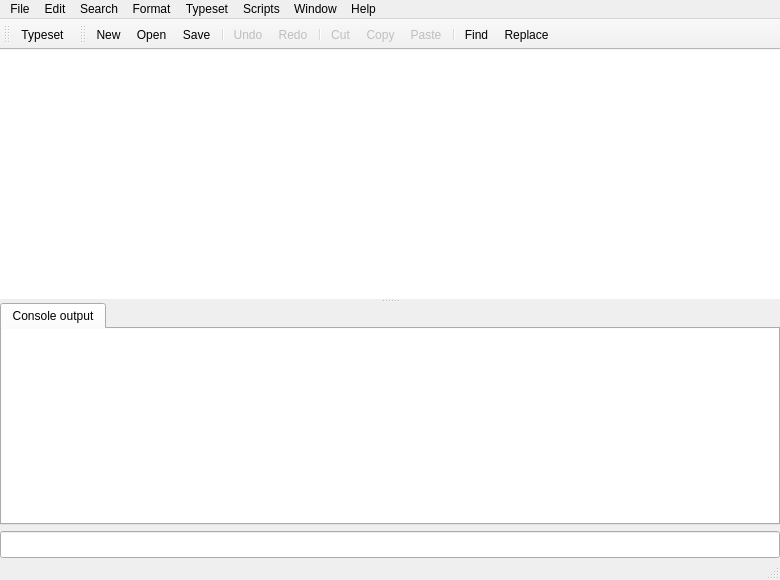
 <widget class="QMainWindow" name="TeXDocumentWindow">
  <property name="geometry">
   <rect>
    <x>0</x>
    <y>0</y>
    <width>780</width>
    <height>580</height>
   </rect>
  </property>
  <property name="acceptDrops">
   <bool>true</bool>
  </property>
  <property name="windowTitle">
   <string>untitled.tex[*]</string>
  </property>
  <property name="autoFillBackground">
   <bool>true</bool>
  </property>
  <widget class="QWidget" name="centralwidget">
   <property name="sizePolicy">
    <sizepolicy hsizetype="Preferred" vsizetype="Preferred">
     <horstretch>0</horstretch>
     <verstretch>0</verstretch>
    </sizepolicy>
   </property>
   <property name="autoFillBackground">
    <bool>false</bool>
   </property>
   <layout class="QVBoxLayout">
    <property name="leftMargin">
     <number>0</number>
    </property>
    <property name="topMargin">
     <number>0</number>
    </property>
    <property name="rightMargin">
     <number>0</number>
    </property>
    <property name="bottomMargin">
     <number>0</number>
    </property>
    <item>
     <widget class="QSplitter" name="splitter">
      <property name="orientation">
       <enum>Qt::Vertical</enum>
      </property>
      <widget class="CompletingEdit" name="textEdit">
       <property name="sizePolicy">
        <sizepolicy hsizetype="Expanding" vsizetype="Expanding">
         <horstretch>0</horstretch>
         <verstretch>4</verstretch>
        </sizepolicy>
       </property>
       <property name="cursor" stdset="0">
        <cursorShape>IBeamCursor</cursorShape>
       </property>
       <property name="frameShape">
        <enum>QFrame::NoFrame</enum>
       </property>
       <property name="frameShadow">
        <enum>QFrame::Plain</enum>
       </property>
       <property name="tabStopWidth">
        <number>36</number>
       </property>
      </widget>
      <widget class="ClosableTabWidget" name="consoleTabs">
       <property name="usesScrollButtons">
        <bool>true</bool>
       </property>
       <widget class="QWidget" name="tab">
        <attribute name="title">
         <string>Console output</string>
        </attribute>
        <layout class="QVBoxLayout" name="verticalLayout">
         <property name="leftMargin">
          <number>0</number>
         </property>
         <property name="topMargin">
          <number>0</number>
         </property>
         <property name="rightMargin">
          <number>0</number>
         </property>
         <property name="bottomMargin">
          <number>0</number>
         </property>
         <item>
          <widget class="QTextEdit" name="textEdit_console">
           <property name="sizePolicy">
            <sizepolicy hsizetype="Expanding" vsizetype="Expanding">
             <horstretch>0</horstretch>
             <verstretch>1</verstretch>
            </sizepolicy>
           </property>
           <property name="cursor" stdset="0">
            <cursorShape>IBeamCursor</cursorShape>
           </property>
           <property name="frameShape">
            <enum>QFrame::NoFrame</enum>
           </property>
           <property name="frameShadow">
            <enum>QFrame::Plain</enum>
           </property>
           <property name="midLineWidth">
            <number>0</number>
           </property>
           <property name="undoRedoEnabled">
            <bool>false</bool>
           </property>
           <property name="readOnly">
            <bool>true</bool>
           </property>
           <property name="tabStopWidth">
            <number>36</number>
           </property>
           <property name="acceptRichText">
            <bool>false</bool>
           </property>
           <property name="textInteractionFlags">
            <set>Qt::LinksAccessibleByKeyboard|Qt::LinksAccessibleByMouse|Qt::TextBrowserInteraction|Qt::TextSelectableByKeyboard|Qt::TextSelectableByMouse</set>
           </property>
          </widget>
         </item>
        </layout>
       </widget>
      </widget>
     </widget>
    </item>
    <item>
     <widget class="QLineEdit" name="inputLine">
      <property name="palette">
       <palette>
        <active>
         <colorrole role="Text">
          <brush brushstyle="SolidPattern">
           <color alpha="255">
            <red>153</red>
            <green>0</green>
            <blue>0</blue>
           </color>
          </brush>
         </colorrole>
        </active>
        <inactive>
         <colorrole role="Text">
          <brush brushstyle="SolidPattern">
           <color alpha="255">
            <red>153</red>
            <green>0</green>
            <blue>0</blue>
           </color>
          </brush>
         </colorrole>
        </inactive>
        <disabled>
         <colorrole role="Text">
          <brush brushstyle="SolidPattern">
           <color alpha="255">
            <red>127</red>
            <green>127</green>
            <blue>127</blue>
           </color>
          </brush>
         </colorrole>
        </disabled>
       </palette>
      </property>
      <property name="font">
       <font>
        <pointsize>12</pointsize>
       </font>
      </property>
     </widget>
    </item>
   </layout>
  </widget>
  <widget class="QMenuBar" name="menubar">
   <property name="geometry">
    <rect>
     <x>0</x>
     <y>0</y>
     <width>780</width>
     <height>22</height>
    </rect>
   </property>
   <widget class="QMenu" name="menuFile">
    <property name="title">
     <string>File</string>
    </property>
    <widget class="QMenu" name="menuOpen_Recent">
     <property name="title">
      <string>Open Recent</string>
     </property>
     <addaction name="actionClear_Recent_Files"/>
    </widget>
    <addaction name="actionNew"/>
    <addaction name="actionNew_from_Template"/>
    <addaction name="actionOpen"/>
    <addaction name="menuOpen_Recent"/>
    <addaction name="separator"/>
    <addaction name="actionClose"/>
    <addaction name="actionSave"/>
    <addaction name="actionSave_As"/>
    <addaction name="actionSave_All"/>
    <addaction name="actionRevert_to_Saved"/>
    <addaction name="separator"/>
    <addaction name="actionRemove_Aux_Files"/>
    <addaction name="separator"/>
    <addaction name="actionQuit_TeXworks"/>
   </widget>
   <widget class="QMenu" name="menuEdit">
    <property name="title">
     <string>Edit</string>
    </property>
    <widget class="QMenu" name="menuSpelling">
     <property name="title">
      <string>Spelling</string>
     </property>
     <addaction name="actionNone"/>
     <addaction name="separator"/>
    </widget>
    <widget class="QMenu" name="menuChange_Case">
     <property name="title">
      <string>Change Case</string>
     </property>
     <addaction name="actionTo_Uppercase"/>
     <addaction name="actionTo_Lowercase"/>
     <addaction name="actionToggle_Case"/>
    </widget>
    <addaction name="actionUndo"/>
    <addaction name="actionRedo"/>
    <addaction name="separator"/>
    <addaction name="actionCut"/>
    <addaction name="actionCopy"/>
    <addaction name="actionPaste"/>
    <addaction name="actionClear"/>
    <addaction name="actionInsert_Citations"/>
    <addaction name="separator"/>
    <addaction name="actionSelect_All"/>
    <addaction name="actionBalance_Delimiters"/>
    <addaction name="menuChange_Case"/>
    <addaction name="separator"/>
    <addaction name="menuSpelling"/>
    <addaction name="actionPreferences"/>
   </widget>
   <widget class="QMenu" name="menuRun">
    <property name="title">
     <string comment="menu title">Typeset</string>
    </property>
    <addaction name="actionTypeset"/>
    <addaction name="separator"/>
   </widget>
   <widget class="QMenu" name="menuWindow">
    <property name="title">
     <string>Window</string>
    </property>
    <widget class="QMenu" name="menuShow">
     <property name="title">
      <string>Show</string>
     </property>
    </widget>
    <addaction name="menuShow"/>
    <addaction name="separator"/>
    <addaction name="actionStack"/>
    <addaction name="actionTile"/>
    <addaction name="actionSide_by_Side"/>
    <addaction name="actionPlace_on_Left"/>
    <addaction name="actionPlace_on_Right"/>
    <addaction name="separator"/>
    <addaction name="actionGo_to_Preview"/>
    <addaction name="actionAuto_Follow_Focus"/>
    <addaction name="actionShow_Hide_Console"/>
   </widget>
   <widget class="QMenu" name="menuSearch">
    <property name="title">
     <string>Search</string>
    </property>
    <addaction name="actionFind"/>
    <addaction name="actionFind_Again"/>
    <addaction name="actionReplace"/>
    <addaction name="actionReplace_Again"/>
    <addaction name="separator"/>
    <addaction name="actionCopy_to_Find"/>
    <addaction name="actionCopy_to_Replace"/>
    <addaction name="actionFind_Selection"/>
    <addaction name="separator"/>
    <addaction name="actionGo_to_Line"/>
    <addaction name="actionShow_Selection"/>
   </widget>
   <widget class="QMenu" name="menuFormat">
    <property name="title">
     <string>Format</string>
    </property>
    <widget class="QMenu" name="menuAuto_indent_Mode">
     <property name="title">
      <string>Auto-indent Mode</string>
     </property>
     <addaction name="actionAutoIndent_None"/>
     <addaction name="separator"/>
    </widget>
    <widget class="QMenu" name="menuSyntax_Coloring">
     <property name="title">
      <string>Syntax Coloring</string>
     </property>
     <addaction name="actionSyntaxColoring_None"/>
     <addaction name="separator"/>
    </widget>
    <widget class="QMenu" name="menuSmart_Quotes_Mode">
     <property name="title">
      <string>Smart Quotes</string>
     </property>
     <addaction name="actionSmartQuotes_None"/>
     <addaction name="separator"/>
     <addaction name="actionApply_to_Selection"/>
    </widget>
    <addaction name="actionFont"/>
    <addaction name="separator"/>
    <addaction name="actionComment"/>
    <addaction name="actionUncomment"/>
    <addaction name="actionIndent"/>
    <addaction name="actionUnindent"/>
    <addaction name="separator"/>
    <addaction name="actionLine_Numbers"/>
    <addaction name="actionWrap_Lines"/>
    <addaction name="actionHard_Wrap"/>
    <addaction name="separator"/>
    <addaction name="menuSyntax_Coloring"/>
    <addaction name="menuAuto_indent_Mode"/>
    <addaction name="menuSmart_Quotes_Mode"/>
   </widget>
   <widget class="QMenu" name="menuHelp">
    <property name="title">
     <string>Help</string>
    </property>
    <addaction name="actionGoToHomePage"/>
    <addaction name="actionWriteToMailingList"/>
    <addaction name="actionSettings_and_Resources"/>
    <addaction name="separator"/>
    <addaction name="actionAbout_TW"/>
   </widget>
   <widget class="QMenu" name="menuScripts">
    <property name="title">
     <string>Scripts</string>
    </property>
    <widget class="QMenu" name="menuScripting_TeXworks">
     <property name="title">
      <string>Scripting TeXworks</string>
     </property>
     <addaction name="actionAbout_Scripts"/>
     <addaction name="actionManage_Scripts"/>
     <addaction name="actionUpdate_Scripts"/>
     <addaction name="actionShow_Scripts_Folder"/>
    </widget>
    <addaction name="menuScripting_TeXworks"/>
    <addaction name="separator"/>
   </widget>
   <addaction name="menuFile"/>
   <addaction name="menuEdit"/>
   <addaction name="menuSearch"/>
   <addaction name="menuFormat"/>
   <addaction name="menuRun"/>
   <addaction name="menuScripts"/>
   <addaction name="menuWindow"/>
   <addaction name="menuHelp"/>
  </widget>
  <widget class="QToolBar" name="toolBar_run">
   <property name="windowTitle">
    <string>Typeset Toolbar</string>
   </property>
   <property name="styleSheet">
    <string notr="true">QToolButton { padding:2px; }</string>
   </property>
   <property name="allowedAreas">
    <set>Qt::LeftToolBarArea|Qt::TopToolBarArea</set>
   </property>
   <property name="iconSize">
    <size>
     <width>24</width>
     <height>24</height>
    </size>
   </property>
   <attribute name="toolBarArea">
    <enum>TopToolBarArea</enum>
   </attribute>
   <attribute name="toolBarBreak">
    <bool>false</bool>
   </attribute>
   <addaction name="actionTypeset"/>
  </widget>
  <widget class="QToolBar" name="toolBar_edit">
   <property name="windowTitle">
    <string>Edit Toolbar</string>
   </property>
   <property name="styleSheet">
    <string notr="true">QToolButton { padding:2px; }</string>
   </property>
   <property name="allowedAreas">
    <set>Qt::LeftToolBarArea|Qt::TopToolBarArea</set>
   </property>
   <property name="iconSize">
    <size>
     <width>24</width>
     <height>24</height>
    </size>
   </property>
   <attribute name="toolBarArea">
    <enum>TopToolBarArea</enum>
   </attribute>
   <attribute name="toolBarBreak">
    <bool>false</bool>
   </attribute>
   <addaction name="actionNew"/>
   <addaction name="actionOpen"/>
   <addaction name="actionSave"/>
   <addaction name="separator"/>
   <addaction name="actionUndo"/>
   <addaction name="actionRedo"/>
   <addaction name="separator"/>
   <addaction name="actionCut"/>
   <addaction name="actionCopy"/>
   <addaction name="actionPaste"/>
   <addaction name="separator"/>
   <addaction name="actionFind"/>
   <addaction name="actionReplace"/>
  </widget>
  <widget class="QStatusBar" name="myStatusBar">
   <property name="font">
    <font>
     <pointsize>10</pointsize>
    </font>
   </property>
  </widget>
  <action name="actionNew">
   <property name="icon">
    <iconset resource="../res/resources.qrc">
     <normaloff>:/images/tango/document-new.png</normaloff>:/images/tango/document-new.png</iconset>
   </property>
   <property name="text">
    <string>New</string>
   </property>
   <property name="shortcut">
    <string>Ctrl+N</string>
   </property>
   <property name="menuRole">
    <enum>QAction::NoRole</enum>
   </property>
  </action>
  <action name="actionOpen">
   <property name="icon">
    <iconset resource="../res/resources.qrc">
     <normaloff>:/images/tango/document-open.png</normaloff>:/images/tango/document-open.png</iconset>
   </property>
   <property name="text">
    <string>Open...</string>
   </property>
   <property name="shortcut">
    <string>Ctrl+O</string>
   </property>
   <property name="menuRole">
    <enum>QAction::NoRole</enum>
   </property>
  </action>
  <action name="actionClose">
   <property name="text">
    <string>Close</string>
   </property>
   <property name="shortcut">
    <string>Ctrl+W</string>
   </property>
   <property name="menuRole">
    <enum>QAction::NoRole</enum>
   </property>
  </action>
  <action name="actionSave">
   <property name="icon">
    <iconset resource="../res/resources.qrc">
     <normaloff>:/images/tango/document-save.png</normaloff>:/images/tango/document-save.png</iconset>
   </property>
   <property name="text">
    <string>Save</string>
   </property>
   <property name="shortcut">
    <string>Ctrl+S</string>
   </property>
   <property name="menuRole">
    <enum>QAction::NoRole</enum>
   </property>
  </action>
  <action name="actionSave_As">
   <property name="text">
    <string>Save As...</string>
   </property>
   <property name="shortcut">
    <string>Ctrl+Shift+S</string>
   </property>
   <property name="menuRole">
    <enum>QAction::NoRole</enum>
   </property>
  </action>
  <action name="actionRevert_to_Saved">
   <property name="enabled">
    <bool>false</bool>
   </property>
   <property name="text">
    <string>Revert to Saved</string>
   </property>
   <property name="menuRole">
    <enum>QAction::NoRole</enum>
   </property>
  </action>
  <action name="actionUndo">
   <property name="enabled">
    <bool>false</bool>
   </property>
   <property name="icon">
    <iconset resource="../res/resources.qrc">
     <normaloff>:/images/tango/edit-undo.png</normaloff>:/images/tango/edit-undo.png</iconset>
   </property>
   <property name="text">
    <string>Undo</string>
   </property>
   <property name="shortcut">
    <string>Ctrl+Z</string>
   </property>
   <property name="menuRole">
    <enum>QAction::NoRole</enum>
   </property>
  </action>
  <action name="actionRedo">
   <property name="enabled">
    <bool>false</bool>
   </property>
   <property name="icon">
    <iconset resource="../res/resources.qrc">
     <normaloff>:/images/tango/edit-redo.png</normaloff>:/images/tango/edit-redo.png</iconset>
   </property>
   <property name="text">
    <string>Redo</string>
   </property>
   <property name="shortcut">
    <string>Ctrl+Shift+Z</string>
   </property>
   <property name="menuRole">
    <enum>QAction::NoRole</enum>
   </property>
  </action>
  <action name="actionCut">
   <property name="enabled">
    <bool>false</bool>
   </property>
   <property name="icon">
    <iconset resource="../res/resources.qrc">
     <normaloff>:/images/tango/edit-cut.png</normaloff>:/images/tango/edit-cut.png</iconset>
   </property>
   <property name="text">
    <string>Cut</string>
   </property>
   <property name="shortcut">
    <string>Ctrl+X</string>
   </property>
   <property name="menuRole">
    <enum>QAction::NoRole</enum>
   </property>
  </action>
  <action name="actionCopy">
   <property name="enabled">
    <bool>false</bool>
   </property>
   <property name="icon">
    <iconset resource="../res/resources.qrc">
     <normaloff>:/images/tango/edit-copy.png</normaloff>:/images/tango/edit-copy.png</iconset>
   </property>
   <property name="text">
    <string>Copy</string>
   </property>
   <property name="shortcut">
    <string>Ctrl+C</string>
   </property>
   <property name="menuRole">
    <enum>QAction::NoRole</enum>
   </property>
  </action>
  <action name="actionPaste">
   <property name="enabled">
    <bool>false</bool>
   </property>
   <property name="icon">
    <iconset resource="../res/resources.qrc">
     <normaloff>:/images/tango/edit-paste.png</normaloff>:/images/tango/edit-paste.png</iconset>
   </property>
   <property name="text">
    <string>Paste</string>
   </property>
   <property name="shortcut">
    <string>Ctrl+V</string>
   </property>
   <property name="menuRole">
    <enum>QAction::NoRole</enum>
   </property>
  </action>
  <action name="actionClear">
   <property name="enabled">
    <bool>false</bool>
   </property>
   <property name="text">
    <string>Clear</string>
   </property>
   <property name="menuRole">
    <enum>QAction::NoRole</enum>
   </property>
  </action>
  <action name="actionTypeset">
   <property name="icon">
    <iconset resource="../res/resources.qrc">
     <normaloff>:/images/images/runtool.png</normaloff>:/images/images/runtool.png</iconset>
   </property>
   <property name="text">
    <string>Typeset</string>
   </property>
   <property name="shortcut">
    <string comment="action">Ctrl+T</string>
   </property>
   <property name="menuRole">
    <enum>QAction::NoRole</enum>
   </property>
  </action>
  <action name="actionFind">
   <property name="icon">
    <iconset resource="../res/resources.qrc">
     <normaloff>:/images/tango/edit-find.png</normaloff>:/images/tango/edit-find.png</iconset>
   </property>
   <property name="text">
    <string>Find...</string>
   </property>
   <property name="shortcut">
    <string>Ctrl+F</string>
   </property>
   <property name="menuRole">
    <enum>QAction::NoRole</enum>
   </property>
  </action>
  <action name="actionFind_Again">
   <property name="text">
    <string>Find Again</string>
   </property>
   <property name="shortcut">
    <string>Ctrl+G</string>
   </property>
   <property name="menuRole">
    <enum>QAction::NoRole</enum>
   </property>
  </action>
  <action name="actionReplace">
   <property name="icon">
    <iconset resource="../res/resources.qrc">
     <normaloff>:/images/tango/edit-find-replace.png</normaloff>:/images/tango/edit-find-replace.png</iconset>
   </property>
   <property name="text">
    <string>Replace...</string>
   </property>
   <property name="shortcut">
    <string>Ctrl+R</string>
   </property>
   <property name="menuRole">
    <enum>QAction::NoRole</enum>
   </property>
  </action>
  <action name="actionCopy_to_Find">
   <property name="text">
    <string>Copy to Find</string>
   </property>
   <property name="shortcut">
    <string>Ctrl+E</string>
   </property>
   <property name="menuRole">
    <enum>QAction::NoRole</enum>
   </property>
  </action>
  <action name="actionCopy_to_Replace">
   <property name="text">
    <string>Copy to Replace</string>
   </property>
   <property name="shortcut">
    <string>Ctrl+Shift+E</string>
   </property>
   <property name="menuRole">
    <enum>QAction::NoRole</enum>
   </property>
  </action>
  <action name="actionGo_to_Line">
   <property name="text">
    <string>Go to Line...</string>
   </property>
   <property name="shortcut">
    <string>Ctrl+L</string>
   </property>
   <property name="menuRole">
    <enum>QAction::NoRole</enum>
   </property>
  </action>
  <action name="actionFind_Selection">
   <property name="text">
    <string>Find Selection</string>
   </property>
   <property name="shortcut">
    <string>Ctrl+H</string>
   </property>
   <property name="menuRole">
    <enum>QAction::NoRole</enum>
   </property>
  </action>
  <action name="actionSelect_All">
   <property name="text">
    <string>Select All</string>
   </property>
   <property name="shortcut">
    <string>Ctrl+A</string>
   </property>
   <property name="menuRole">
    <enum>QAction::NoRole</enum>
   </property>
  </action>
  <action name="actionFont">
   <property name="text">
    <string>Font...</string>
   </property>
   <property name="menuRole">
    <enum>QAction::NoRole</enum>
   </property>
  </action>
  <action name="actionIndent">
   <property name="icon">
    <iconset resource="../res/resources.qrc">
     <normaloff>:/images/tango/format-indent-more.png</normaloff>:/images/tango/format-indent-more.png</iconset>
   </property>
   <property name="text">
    <string>Indent</string>
   </property>
   <property name="shortcut">
    <string>Ctrl+]</string>
   </property>
   <property name="menuRole">
    <enum>QAction::NoRole</enum>
   </property>
  </action>
  <action name="actionUnindent">
   <property name="icon">
    <iconset resource="../res/resources.qrc">
     <normaloff>:/images/tango/format-indent-less.png</normaloff>:/images/tango/format-indent-less.png</iconset>
   </property>
   <property name="text">
    <string>Unindent</string>
   </property>
   <property name="shortcut">
    <string>Ctrl+[</string>
   </property>
   <property name="menuRole">
    <enum>QAction::NoRole</enum>
   </property>
  </action>
  <action name="actionComment">
   <property name="text">
    <string>Comment</string>
   </property>
   <property name="shortcut">
    <string>Ctrl+Shift+]</string>
   </property>
   <property name="menuRole">
    <enum>QAction::NoRole</enum>
   </property>
  </action>
  <action name="actionUncomment">
   <property name="text">
    <string>Uncomment</string>
   </property>
   <property name="shortcut">
    <string>Ctrl+Shift+[</string>
   </property>
   <property name="menuRole">
    <enum>QAction::NoRole</enum>
   </property>
  </action>
  <action name="actionWrap_Lines">
   <property name="checkable">
    <bool>true</bool>
   </property>
   <property name="checked">
    <bool>true</bool>
   </property>
   <property name="text">
    <string>Wrap Lines</string>
   </property>
   <property name="menuRole">
    <enum>QAction::NoRole</enum>
   </property>
  </action>
  <action name="actionNone">
   <property name="checkable">
    <bool>true</bool>
   </property>
   <property name="checked">
    <bool>true</bool>
   </property>
   <property name="text">
    <string>None</string>
   </property>
   <property name="menuRole">
    <enum>QAction::NoRole</enum>
   </property>
  </action>
  <action name="actionAbout_TW">
   <property name="text">
    <string>About TeXworks...</string>
   </property>
   <property name="menuRole">
    <enum>QAction::AboutRole</enum>
   </property>
  </action>
  <action name="actionStack">
   <property name="text">
    <string>Stack</string>
   </property>
   <property name="menuRole">
    <enum>QAction::NoRole</enum>
   </property>
  </action>
  <action name="actionTile">
   <property name="text">
    <string>Tile</string>
   </property>
   <property name="menuRole">
    <enum>QAction::NoRole</enum>
   </property>
  </action>
  <action name="actionPreferences">
   <property name="icon">
    <iconset resource="../res/resources.qrc">
     <normaloff>:/images/tango/preferences-system.png</normaloff>:/images/tango/preferences-system.png</iconset>
   </property>
   <property name="text">
    <string>Preferences...</string>
   </property>
   <property name="menuRole">
    <enum>QAction::PreferencesRole</enum>
   </property>
  </action>
  <action name="actionGo_to_Preview">
   <property name="enabled">
    <bool>false</bool>
   </property>
   <property name="text">
    <string>Go to Preview</string>
   </property>
   <property name="shortcut">
    <string>Ctrl+'</string>
   </property>
   <property name="menuRole">
    <enum>QAction::NoRole</enum>
   </property>
  </action>
  <action name="actionShow_Hide_Console">
   <property name="text">
    <string>Hide Console Output</string>
   </property>
   <property name="shortcut">
    <string>Ctrl+\</string>
   </property>
   <property name="menuRole">
    <enum>QAction::NoRole</enum>
   </property>
  </action>
  <action name="actionNew_from_Template">
   <property name="text">
    <string>New from Template...</string>
   </property>
   <property name="shortcut">
    <string>Ctrl+Shift+N</string>
   </property>
   <property name="menuRole">
    <enum>QAction::NoRole</enum>
   </property>
  </action>
  <action name="actionShow_Selection">
   <property name="text">
    <string>Show Selection</string>
   </property>
   <property name="shortcut">
    <string>Ctrl+=</string>
   </property>
   <property name="menuRole">
    <enum>QAction::NoRole</enum>
   </property>
  </action>
  <action name="actionTo_Uppercase">
   <property name="enabled">
    <bool>false</bool>
   </property>
   <property name="text">
    <string>ALL UPPERCASE</string>
   </property>
   <property name="menuRole">
    <enum>QAction::NoRole</enum>
   </property>
  </action>
  <action name="actionTo_Lowercase">
   <property name="enabled">
    <bool>false</bool>
   </property>
   <property name="text">
    <string>all lowercase</string>
   </property>
   <property name="menuRole">
    <enum>QAction::NoRole</enum>
   </property>
  </action>
  <action name="actionBalance_Delimiters">
   <property name="text">
    <string>Balance Delimiters</string>
   </property>
   <property name="shortcut">
    <string>Ctrl+B</string>
   </property>
   <property name="menuRole">
    <enum>QAction::NoRole</enum>
   </property>
  </action>
  <action name="actionGoToHomePage">
   <property name="text">
    <string>Go to TeXworks home page</string>
   </property>
  </action>
  <action name="actionWriteToMailingList">
   <property name="text">
    <string>Email to the mailing list</string>
   </property>
  </action>
  <action name="actionSide_by_Side">
   <property name="enabled">
    <bool>false</bool>
   </property>
   <property name="text">
    <string>Side by Side</string>
   </property>
  </action>
  <action name="actionPlace_on_Left">
   <property name="text">
    <string>Place on Left</string>
   </property>
  </action>
  <action name="actionPlace_on_Right">
   <property name="text">
    <string>Place on Right</string>
   </property>
  </action>
  <action name="actionAutoIndent_None">
   <property name="checkable">
    <bool>true</bool>
   </property>
   <property name="checked">
    <bool>true</bool>
   </property>
   <property name="text">
    <string>None</string>
   </property>
  </action>
  <action name="actionSyntaxColoring_None">
   <property name="checkable">
    <bool>true</bool>
   </property>
   <property name="checked">
    <bool>true</bool>
   </property>
   <property name="text">
    <string>None</string>
   </property>
  </action>
  <action name="actionReplace_Again">
   <property name="text">
    <string>Replace Again</string>
   </property>
   <property name="shortcut">
    <string>Ctrl+Shift+R</string>
   </property>
   <property name="menuRole">
    <enum>QAction::NoRole</enum>
   </property>
  </action>
  <action name="actionRemove_Aux_Files">
   <property name="text">
    <string>Remove Aux Files...</string>
   </property>
   <property name="menuRole">
    <enum>QAction::NoRole</enum>
   </property>
  </action>
  <action name="actionQuit_TeXworks">
   <property name="text">
    <string>Quit TeXworks</string>
   </property>
   <property name="shortcut">
    <string>Ctrl+Q</string>
   </property>
   <property name="menuRole">
    <enum>QAction::QuitRole</enum>
   </property>
  </action>
  <action name="actionSmartQuotes_None">
   <property name="checkable">
    <bool>true</bool>
   </property>
   <property name="checked">
    <bool>true</bool>
   </property>
   <property name="text">
    <string>None</string>
   </property>
   <property name="menuRole">
    <enum>QAction::NoRole</enum>
   </property>
  </action>
  <action name="actionToggle_Case">
   <property name="enabled">
    <bool>false</bool>
   </property>
   <property name="text">
    <string>Toggle Case</string>
   </property>
   <property name="menuRole">
    <enum>QAction::NoRole</enum>
   </property>
  </action>
  <action name="actionHard_Wrap">
   <property name="text">
    <string>Hard Wrap...</string>
   </property>
   <property name="menuRole">
    <enum>QAction::NoRole</enum>
   </property>
  </action>
  <action name="actionLine_Numbers">
   <property name="checkable">
    <bool>true</bool>
   </property>
   <property name="text">
    <string>Line Numbers</string>
   </property>
   <property name="menuRole">
    <enum>QAction::NoRole</enum>
   </property>
  </action>
  <action name="actionShow_Scripts_Folder">
   <property name="text">
    <string>Show Scripts Folder</string>
   </property>
   <property name="menuRole">
    <enum>QAction::NoRole</enum>
   </property>
  </action>
  <action name="actionUpdate_Scripts">
   <property name="text">
    <string>Reload Script List</string>
   </property>
   <property name="menuRole">
    <enum>QAction::NoRole</enum>
   </property>
  </action>
  <action name="actionManage_Scripts">
   <property name="text">
    <string>Manage Scripts</string>
   </property>
   <property name="menuRole">
    <enum>QAction::NoRole</enum>
   </property>
  </action>
  <action name="actionAuto_Follow_Focus">
   <property name="checkable">
    <bool>true</bool>
   </property>
   <property name="enabled">
    <bool>true</bool>
   </property>
   <property name="text">
    <string>Auto-Follow Focus</string>
   </property>
   <property name="menuRole">
    <enum>QAction::NoRole</enum>
   </property>
  </action>
  <action name="actionAbout_Scripts">
   <property name="text">
    <string>About Scripts...</string>
   </property>
   <property name="menuRole">
    <enum>QAction::NoRole</enum>
   </property>
  </action>
  <action name="actionApply_to_Selection">
   <property name="text">
    <string>Apply to Selection</string>
   </property>
   <property name="menuRole">
    <enum>QAction::NoRole</enum>
   </property>
  </action>
  <action name="actionSave_All">
   <property name="text">
    <string>Save All</string>
   </property>
   <property name="shortcut">
    <string>Ctrl+Alt+S</string>
   </property>
   <property name="menuRole">
    <enum>QAction::NoRole</enum>
   </property>
  </action>
  <action name="actionSettings_and_Resources">
   <property name="text">
    <string>Settings and Resources...</string>
   </property>
   <property name="menuRole">
    <enum>QAction::NoRole</enum>
   </property>
  </action>
  <action name="actionClear_Recent_Files">
   <property name="enabled">
    <bool>false</bool>
   </property>
   <property name="text">
    <string>Clear Recent Files</string>
   </property>
  </action>
  <action name="actionInsert_Citations">
   <property name="text">
    <string>Insert Citations...</string>
   </property>
   <property name="shortcut">
    <string>Ctrl+Shift+C</string>
   </property>
  </action>
 </widget>
